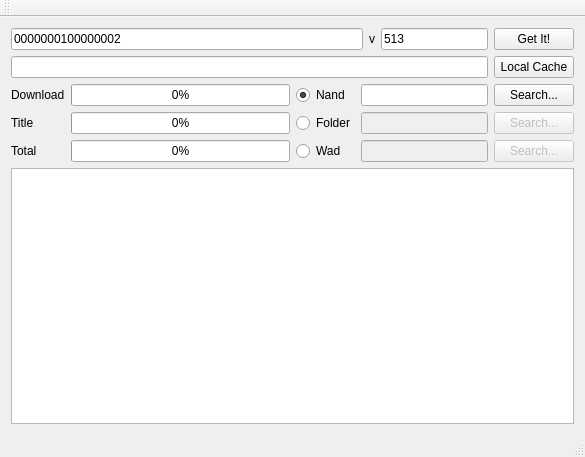
<?xml version="1.0" encoding="UTF-8"?>
<ui version="4.0">
 <class>MainWindow</class>
 <widget class="QMainWindow" name="MainWindow">
  <property name="geometry">
   <rect>
    <x>0</x>
    <y>0</y>
    <width>585</width>
    <height>457</height>
   </rect>
  </property>
  <property name="windowTitle">
   <string>QtShitGetter</string>
  </property>
  <widget class="QWidget" name="centralWidget">
   <layout class="QVBoxLayout" name="verticalLayout">
    <item>
     <layout class="QHBoxLayout" name="horizontalLayout">
      <item>
       <widget class="QLineEdit" name="lineEdit_tid">
        <property name="text">
         <string>0000000100000002</string>
        </property>
        <property name="maxLength">
         <number>16</number>
        </property>
       </widget>
      </item>
      <item>
       <widget class="QLabel" name="label_4_version">
        <property name="text">
         <string>v</string>
        </property>
       </widget>
      </item>
      <item>
       <widget class="QLineEdit" name="lineEdit_version">
        <property name="maximumSize">
         <size>
          <width>107</width>
          <height>16777215</height>
         </size>
        </property>
        <property name="text">
         <string>513</string>
        </property>
        <property name="maxLength">
         <number>5</number>
        </property>
       </widget>
      </item>
      <item>
       <widget class="QPushButton" name="pushButton_GetTitle">
        <property name="text">
         <string>Get It!</string>
        </property>
       </widget>
      </item>
     </layout>
    </item>
    <item>
     <layout class="QHBoxLayout" name="horizontalLayout_2">
      <item>
       <widget class="QLineEdit" name="lineEdit_cachePath"/>
      </item>
      <item>
       <widget class="QPushButton" name="pushButton_CachePathBrowse">
        <property name="text">
         <string>Local Cache</string>
        </property>
       </widget>
      </item>
     </layout>
    </item>
    <item>
     <layout class="QHBoxLayout" name="horizontalLayout_3">
      <item>
       <layout class="QFormLayout" name="formLayout">
        <item row="0" column="0">
         <widget class="QLabel" name="label_progDl">
          <property name="text">
           <string>Download</string>
          </property>
         </widget>
        </item>
        <item row="0" column="1">
         <widget class="QProgressBar" name="progressBar_dl">
          <property name="value">
           <number>0</number>
          </property>
         </widget>
        </item>
        <item row="1" column="0">
         <widget class="QLabel" name="label_progTitle">
          <property name="text">
           <string>Title</string>
          </property>
         </widget>
        </item>
        <item row="1" column="1">
         <widget class="QProgressBar" name="progressBar_title">
          <property name="value">
           <number>0</number>
          </property>
         </widget>
        </item>
        <item row="2" column="0">
         <widget class="QLabel" name="label_progTotal">
          <property name="text">
           <string>Total</string>
          </property>
         </widget>
        </item>
        <item row="2" column="1">
         <widget class="QProgressBar" name="progressBar_whole">
          <property name="value">
           <number>0</number>
          </property>
         </widget>
        </item>
       </layout>
      </item>
      <item>
       <layout class="QGridLayout" name="gridLayout">
        <item row="0" column="0">
         <widget class="QRadioButton" name="radioButton_nand">
          <property name="text">
           <string>Nand</string>
          </property>
          <property name="checked">
           <bool>true</bool>
          </property>
          <property name="autoExclusive">
           <bool>true</bool>
          </property>
         </widget>
        </item>
        <item row="0" column="1">
         <widget class="QLineEdit" name="lineEdit_nandPath"/>
        </item>
        <item row="0" column="2">
         <widget class="QPushButton" name="pushButton_nandPath">
          <property name="text">
           <string>Search...</string>
          </property>
         </widget>
        </item>
        <item row="1" column="0">
         <widget class="QRadioButton" name="radioButton_folder">
          <property name="text">
           <string>Folder</string>
          </property>
         </widget>
        </item>
        <item row="1" column="1">
         <widget class="QLineEdit" name="lineEdit_extractPath">
          <property name="enabled">
           <bool>false</bool>
          </property>
         </widget>
        </item>
        <item row="1" column="2">
         <widget class="QPushButton" name="pushButton_decFolder">
          <property name="enabled">
           <bool>false</bool>
          </property>
          <property name="text">
           <string>Search...</string>
          </property>
         </widget>
        </item>
        <item row="2" column="0">
         <widget class="QRadioButton" name="radioButton_wad">
          <property name="text">
           <string>Wad</string>
          </property>
         </widget>
        </item>
        <item row="2" column="1">
         <widget class="QLineEdit" name="lineEdit_wad">
          <property name="enabled">
           <bool>false</bool>
          </property>
         </widget>
        </item>
        <item row="2" column="2">
         <widget class="QPushButton" name="pushButton_wad">
          <property name="enabled">
           <bool>false</bool>
          </property>
          <property name="text">
           <string>Search...</string>
          </property>
         </widget>
        </item>
       </layout>
      </item>
     </layout>
    </item>
    <item>
     <widget class="QPlainTextEdit" name="plainTextEdit_log"/>
    </item>
   </layout>
  </widget>
  <widget class="QMenuBar" name="menuBar">
   <property name="geometry">
    <rect>
     <x>0</x>
     <y>0</y>
     <width>585</width>
     <height>27</height>
    </rect>
   </property>
  </widget>
  <widget class="QToolBar" name="mainToolBar">
   <attribute name="toolBarArea">
    <enum>TopToolBarArea</enum>
   </attribute>
   <attribute name="toolBarBreak">
    <bool>false</bool>
   </attribute>
  </widget>
  <widget class="QStatusBar" name="statusBar"/>
 </widget>
 <layoutdefault spacing="6" margin="11"/>
 <resources/>
 <connections/>
</ui>
